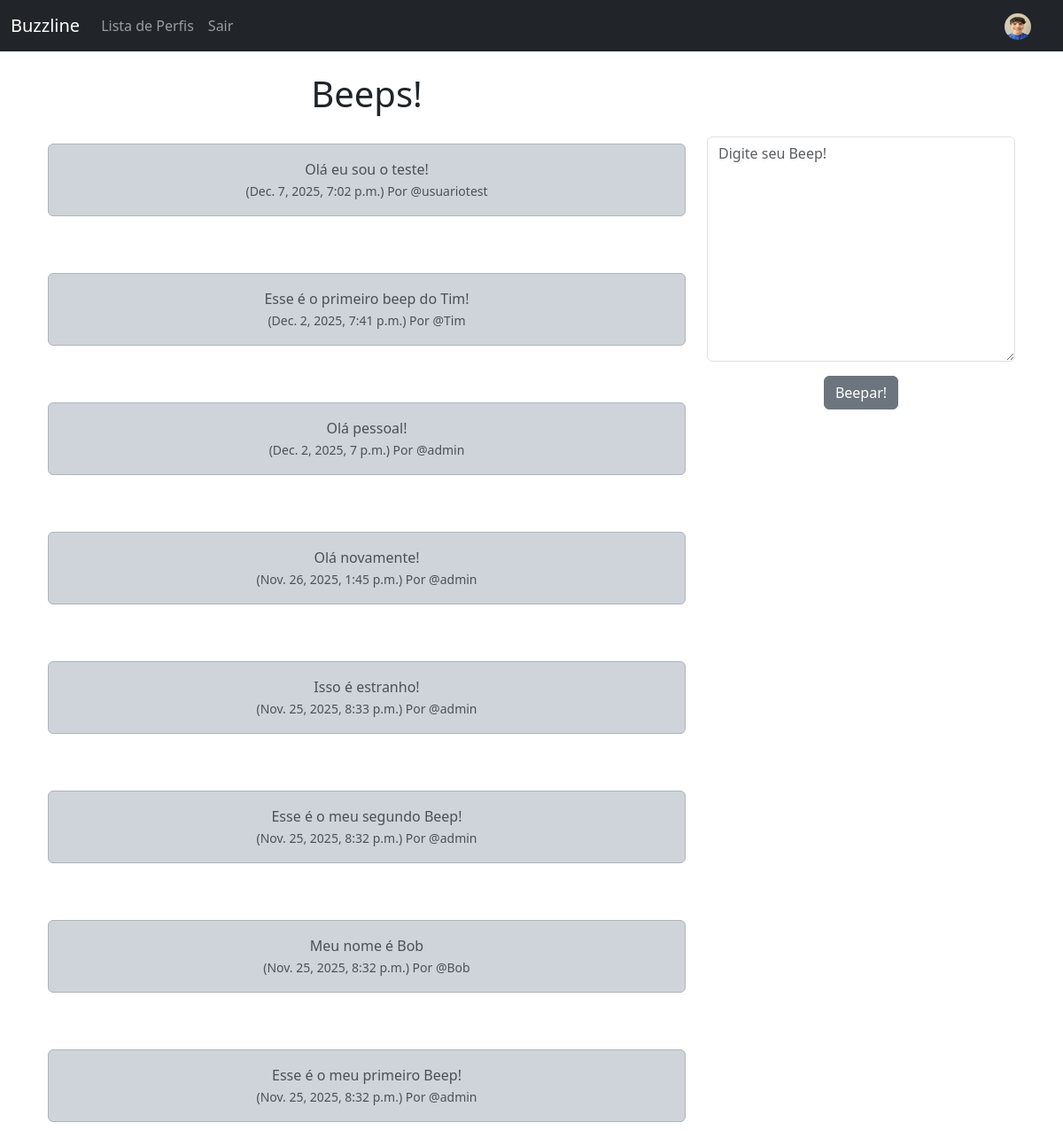
The app's page / (signed in) with its own data.
### buzzline/models.py (models this page shows, shortened)
class Profile(models.Model):
    user = models.OneToOneField(User, on_delete=models.CASCADE) # UM USUARIO TERÁ 1 PERFIL, LOGO 1 PERFIL TERÁ APENAS 1 USUARIO
    follows = models.ManyToManyField("self", # UM PERFIL PODE SEGUIR MUITOS PERFIS
        related_name="followed_by", # QUEM SEGUE ESSE PERFIL
        symmetrical=False, # A PESSOA QUE SEGUE O OUTRO NÃO PRECISA SEGUIR DE VOLTA
        blank=True #NÃO É OBRIGADO A SEGUIR ALGUEM ESSE VALOR PODE SER VAZIO
        )
    date_modified = models.DateTimeField(User, auto_now=True)
    profile_image = models.ImageField(null=True, blank=True, upload_to='images/')
    profile_bio = models.CharField(null=True, blank=True, max_length=500)
    homepage_link = models.CharField(null=True, blank=True, max_length=100)
    facebook_link = models.CharField(null=True, blank=True, max_length=100)
    instagram_link = models.CharField(null=True, blank=True, max_length=100)
    linkedin_link = models.CharField(null=True, blank=True, max_length=100)

class Beep(models.Model):
    user = models.ForeignKey(User, related_name="beeps", on_delete=models.DO_NOTHING)
    body = models.CharField(max_length=200)
    created_at = models.DateTimeField(auto_now_add=True)
    likes = models.ManyToManyField(User, related_name="meep_like", blank=True)

### buzzline/views.py (the view, shortened to what this page needs)
# urls.py: path('', views.home, name="home"),
def home(request):
    if request.user.is_authenticated:
        form = BeepForm(request.POST or None)
        beeps = Beep.objects.all().order_by("-created_at")
        return render(request, 'home.html', {"beeps": beeps, "form": form,})
    else:
        beeps = Beep.objects.all().order_by("-created_at")
        return render(request, 'home.html', {"beeps": beeps})

### buzzline/forms.py
class BeepForm(forms.ModelForm):
    body = forms.CharField(required=True,
    widget=forms.widgets.Textarea(
        attrs={
            "placeholder": "Digite seu Beep!",
            "class":"form-control",
            }
            ),
            label="",
        )
    class Meta:
        model = Beep
        exclude = ("user", "likes",)

### buzzline/templates/home.html (shortened to what this page needs)
{% extends 'base.html' %}
{% block content %}
    <div class="container text-center">
        <div class="row">
            <div class="col-8">
    <h1>Beeps!</h1>
    <br />
    {% for beep in beeps %}
    <div class="alert alert-dark" role="alert">
        {{ beep.body }}<br />
        <small class="text-muted">
            ({{ beep.created_at}}) Por @{{ beep.user.username}}
        </small>
        </div><br /> <br />
    {% endfor %}
    </div>
    <div class="col-4">
                <br /><br /><br />
            {% if form %}
            <form method="POST">
                {{ form.as_p}}
    <button type="submit" class="btn btn-secondary">Beepar!</button>
</form>
{% endif %}
    </div>
{% endblock %}

### buzzline/templates/navbar.html (shortened to what this page needs)
{% load static %}
<nav class="navbar navbar-expand-lg navbar-dark bg-dark">
  <div class="container-fluid">
    <a class="navbar-brand" href="{% url 'home' %}">Buzzline</a>
    <div class="collapse navbar-collapse" id="navbarSupportedContent">
      <ul class="navbar-nav me-auto mb-2 mb-lg-0">
        <li class="nav-item">
          <a class="nav-link" href="{% url 'profile_list' %}">Lista de Perfis</a>
        </li>
        {% if user.is_authenticated %}
        <li class="nav-item">
          <a class="nav-link" href="{% url 'logout' %}">Sair</a>
        </li>
        {% endif %}
      </ul>
        {% if user.is_authenticated %}
          <ul class="navbar-nav ml-auto">
            <li class="nav-link navbar-brand">
              <a href="{% url 'profile' request.user.id %}">
                {% if user.profile.profile_image %}
                <img src="{{ user.profile.profile_image.url }}" width="30" height="30" class="rounded-circle">
                {% else %}
                <img src="{% static '/images/default_profile_pic.png' %}" class="img-fluid rounded-circle" width="30" height="30">
                {% endif %}
              </a>
            </li>
          </ul>
        {% endif %}
    </div>
  </div>
</nav>

### records on screen
Beep: body "Olá eu sou o teste!", created_at "Dec. 7, 2025, 7:02 p.m.", user.username "usuariotest"
Beep: body "Esse é o primeiro beep do Tim!", created_at "Dec. 2, 2025, 7:41 p.m.", user.username "Tim"
Beep: body "Olá pessoal!", created_at "Dec. 2, 2025, 7 p.m.", user.username "admin"
Beep: body "Olá novamente!", created_at "Nov. 26, 2025, 1:45 p.m.", user.username "admin"
Beep: body "Isso é estranho!", created_at "Nov. 25, 2025, 8:33 p.m.", user.username "admin"
Beep: body "Esse é o meu segundo Beep!", created_at "Nov. 25, 2025, 8:32 p.m.", user.username "admin"
Beep: body "Meu nome é Bob", created_at "Nov. 25, 2025, 8:32 p.m.", user.username "Bob"
Beep: body "Esse é o meu primeiro Beep!", created_at "Nov. 25, 2025, 8:32 p.m.", user.username "admin"
